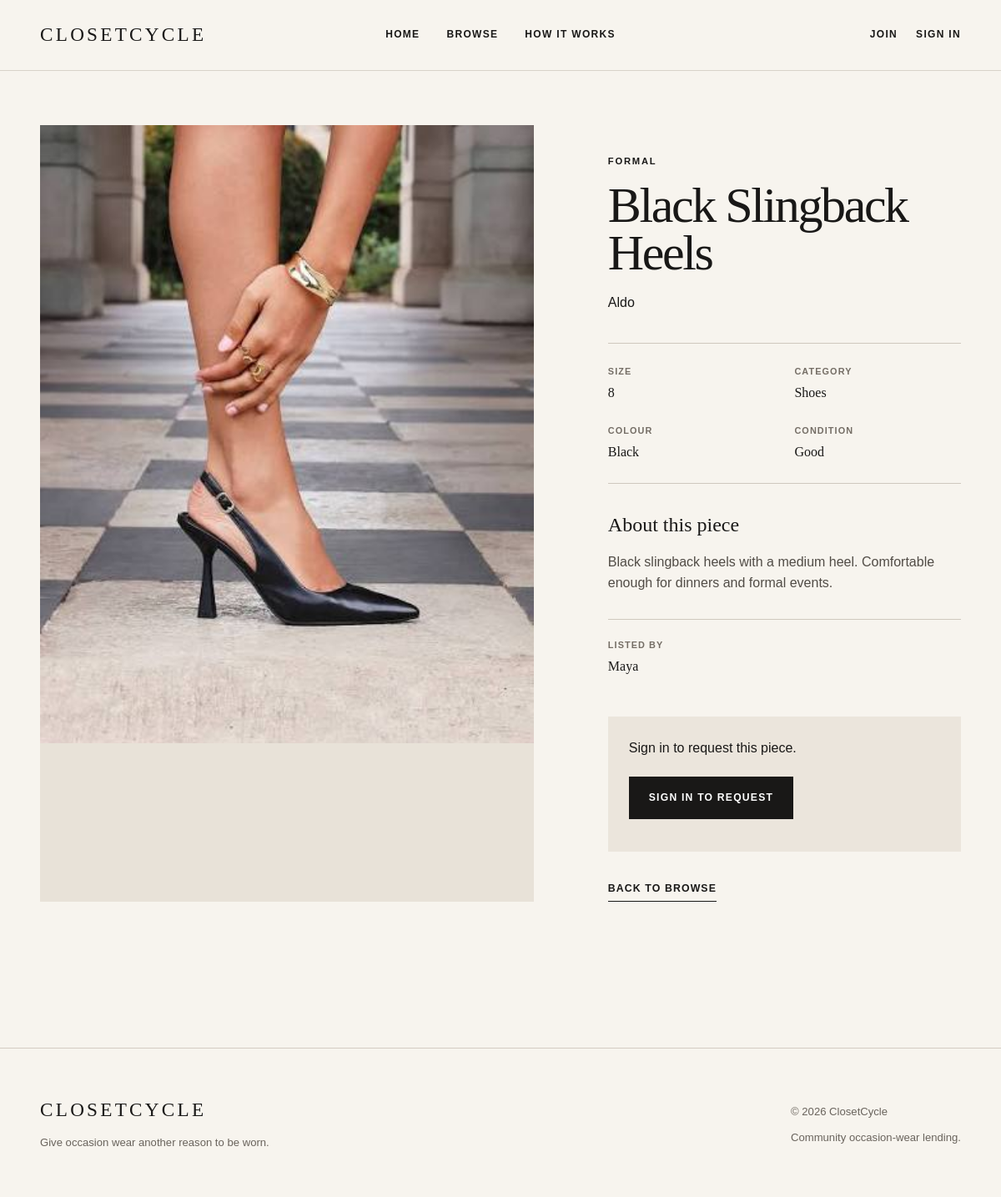
Screenshot of /item.php?id=6 with the database file from the repository.
### tables this page shows
CREATE TABLE `items` (
  `itemID` int(11) NOT NULL,
  `ownerID` int(11) NOT NULL,
  `categoryID` int(11) NOT NULL,
  `occasionID` int(11) NOT NULL,
  `itemName` varchar(100) NOT NULL,
  `brand` varchar(80) DEFAULT NULL,
  `size` varchar(20) NOT NULL,
  `colour` varchar(50) DEFAULT NULL,
  `itemCondition` enum('New','Like New','Excellent','Good') NOT NULL,
  `description` text NOT NULL,
  `imageName` varchar(255) NOT NULL DEFAULT 'default-item.png',
  `status` enum('Available','Unavailable','On Loan') NOT NULL DEFAULT 'Available',
  `dateAdded` datetime NOT NULL DEFAULT current_timestamp()
);

CREATE TABLE `occasions` (
  `occasionID` int(11) NOT NULL,
  `occasionName` varchar(60) NOT NULL
);

CREATE TABLE `categories` (
  `categoryID` int(11) NOT NULL,
  `categoryName` varchar(60) NOT NULL
);

CREATE TABLE `users` (
  `userID` int(11) NOT NULL,
  `firstName` varchar(50) NOT NULL,
  `lastName` varchar(50) NOT NULL,
  `email` varchar(100) NOT NULL,
  `passwordHash` varchar(255) NOT NULL,
  `role` enum('member','admin') NOT NULL DEFAULT 'member',
  `dateCreated` datetime NOT NULL DEFAULT current_timestamp(),
  `isActive` tinyint(1) NOT NULL DEFAULT 1
);

### item.php (called while the page is built, shortened)
<?php
require_once __DIR__ . '/models/Item.php';
$itemID = filter_input(
    INPUT_GET,
    'id',
    FILTER_VALIDATE_INT
);
$item = Item::getById($itemID);
include __DIR__ .
    '/views/items/details.php';

### models/Item.php (called while the page is built, shortened)
<?php
class Item
{
    public static function getById($itemID)
    {
        $db = Database::getDB();
        $query = '
            SELECT
                i.itemID,
                i.ownerID,
                i.categoryID,
                i.occasionID,
                i.itemName,
                i.brand,
                i.size,
                i.colour,
                i.itemCondition,
                i.description,
                i.imageName,
                i.status,
                i.dateAdded,
                c.categoryName,
                o.occasionName,
                u.firstName,
                u.lastName
            FROM items i
            JOIN categories c ON i.categoryID = c.categoryID
            JOIN occasions o ON i.occasionID = o.occasionID
            JOIN users u ON i.ownerID = u.userID
            WHERE i.itemID = :itemID
        ';
        $statement = $db->prepare($query);
        $statement->bindValue(':itemID', $itemID, PDO::PARAM_INT);
        $statement->execute();
        $item = $statement->fetch();
        return $item;
    }
}

### config/app.php (called while the page is built, shortened)
<?php
require_once __DIR__ . '/../models/Auth.php';
function itemImageUrl($imageName)
{
    return BASE_URL .
        '/public/uploads/' .
        rawurlencode($imageName);
}

### models/Auth.php (called while the page is built, shortened)
<?php
class Auth
{
    public static function user()
    {
        return $_SESSION['user'] ?? null;
    }
}

### views/items/details.php (the view, shortened to what this page needs)
<?php
include __DIR__ . '/../shared/header.php'; ?>
<main>
    <section class="item-details">
        <div class="details-image">
            <img
                src="<?php
                echo htmlspecialchars(
                    itemImageUrl(
                        $item['imageName']
                    )
                );
                ?>"
                alt="<?php
                echo htmlspecialchars(
                    $item['itemName']
                );
                ?>">
        </div>
        <div class="details-content">
            <p class="eyebrow">
                <?php
                echo htmlspecialchars(
                    $item['occasionName']
                );
                ?>
            </p>
            <h1>
                <?php
                echo htmlspecialchars(
                    $item['itemName']
                );
                ?>
            </h1>
            <p class="details-brand">
                <?php
                echo htmlspecialchars(
                    $item['brand']
                );
                ?>
            </p>
            <div class="details-meta">
                <div>
                    <span>Size</span>
                    <strong>
                        <?php
                        echo htmlspecialchars(
                            $item['size']
                        );
                        ?>
                    </strong>
                </div>
                <div>
                    <span>Category</span>
                    <strong>
                        <?php
                        echo htmlspecialchars(
                            $item['categoryName']
                        );
                        ?>
                    </strong>
                </div>
                <div>
                    <span>Colour</span>
                    <strong>
                        <?php
                        echo htmlspecialchars(
                            $item['colour']
                        );
                        ?>
                    </strong>
                </div>
                <div>
                    <span>Condition</span>
                    <strong>
                        <?php
                        echo htmlspecialchars(
                            $item['itemCondition']
                        );
                        ?>
                    </strong>
                </div>
            </div>
            <div class="details-description">
                <h2>
                    About this piece
                </h2>
                <p>
                    <?php
                    echo nl2br(
                        htmlspecialchars(
                            $item['description']
                        )
                    );
                    ?>
                </p>
            </div>
            <div class="details-owner">
                <span>
                    Listed by
                </span>
                <strong>
                    <?php
                    echo htmlspecialchars(
                        $item['firstName']
                    );
                    ?>
                </strong>
            </div>
            <?php if ($item['status'] === 'Available') : ?>
    <div class="request-preview">
        <?php
        if (
            $currentUser &&
            (int) $currentUser['userID'] ===
                (int) $item['ownerID']
        ) :
        ?>
            <p>
                This is your listing.
            </p>
            <a
                class="button"
                href="<?php
                echo BASE_URL;
                ?>/account/edit_item.php?id=<?php
                echo (int)
                    $item['itemID'];
                ?>">
                Edit Listing
            </a>
            <?php else : ?>
                <p>
                    Sign in to request this piece.
                </p>
                <a
                    class="button button-dark"
                    href="<?php
                    echo BASE_URL;
                    ?>/login.php">
                    Sign In to Request
                </a>
            <?php endif; ?>
        </div>
            <?php else : ?>
                <div class="unavailable-message">
                    This piece is currently unavailable.
                </div>
            <?php endif; ?>
            <a
                class="text-link back-link"
                href="<?php
                echo BASE_URL;
                ?>/browse.php">
                Back to Browse
            </a>
        </div>
    </section>
</main>
<?php include __DIR__ . '/../shared/footer.php'; ?>

### public/css/main.css (style rules this page uses)
* { box-sizing: border-box; }
html { scroll-behavior: smooth; }
body { margin: 0; background: #f7f4ee; color: #191817; font-family: Arial, Helvetica, sans-serif; line-height: 1.6; }
a { color: inherit; text-decoration: none; }
img { display: block; width: 100%; max-width: 100%; }
main { width: 92%; max-width: 1440px; margin: 0 auto; }
.eyebrow { margin: 0 0 15px; font-size: 0.7rem; font-weight: 700; letter-spacing: 0.16em; text-transform: uppercase; }
.text-link { display: inline-block; padding-bottom: 4px; border-bottom: 1px solid currentColor; font-size: 0.77rem; font-weight: 700; letter-spacing: 0.09em; text-transform: uppercase; }
.button { display: inline-block; padding: 15px 23px; border: 1px solid #191817; font-size: 0.76rem; font-weight: 700; letter-spacing: 0.1em; text-transform: uppercase; }
.button-dark { background: #191817; color: #ffffff; }
.item-details { padding: 65px 0; display: grid; grid-template-columns: minmax(0, 1.05fr) minmax(360px, 0.75fr); gap: 8%; }
.details-image { background: #e8e2d8; }
.details-image img { width: 100%; aspect-ratio: 4 / 5; object-fit: cover; }
.details-content { padding-top: 35px; }
.details-content h1 { max-width: 600px; margin: 0; font-family: Georgia, 'Times New Roman', serif; font-size: clamp( 3rem, 5vw, 5.5rem ); font-weight: 400; line-height: 0.95; letter-spacing: -0.04em; }
.details-brand { margin: 18px 0 35px; font-size: 1rem; }
.details-meta { padding: 25px 0; display: grid; grid-template-columns: repeat(2, 1fr); gap: 24px; border-top: 1px solid #cfc8be; border-bottom: 1px solid #cfc8be; }
.details-meta div { display: flex; flex-direction: column; gap: 4px; }
.details-meta span, .details-owner span { color: #746d65; font-size: 0.68rem; font-weight: 700; letter-spacing: 0.1em; text-transform: uppercase; }
.details-meta strong, .details-owner strong { font-family: Georgia, 'Times New Roman', serif; font-size: 1rem; font-weight: 400; }
.details-description { padding: 30px 0; }
.details-description h2 { margin: 0 0 12px; font-family: Georgia, 'Times New Roman', serif; font-size: 1.5rem; font-weight: 400; }
.details-description p { margin: 0; color: #514c46; }
.details-owner { padding: 22px 0; display: flex; flex-direction: column; gap: 4px; border-top: 1px solid #cfc8be; }
.request-preview { margin-top: 25px; padding: 25px; background: #ebe5dc; }
.request-preview p { margin-top: 0; }
.request-preview .button { margin: 5px 0 14px; }
.back-link { margin-top: 35px; }

### rows the page displays
items: imageName (picture), occasionID.occasionName "FORMAL", itemName "Black Slingback Heels", brand "Aldo", size "8", categoryID.categoryName "Shoes", colour "Black", itemCondition "Good", description "Black slingback heels with a medium heel. Comfortable enough for dinners and formal events.", ownerID.firstName "Maya"
